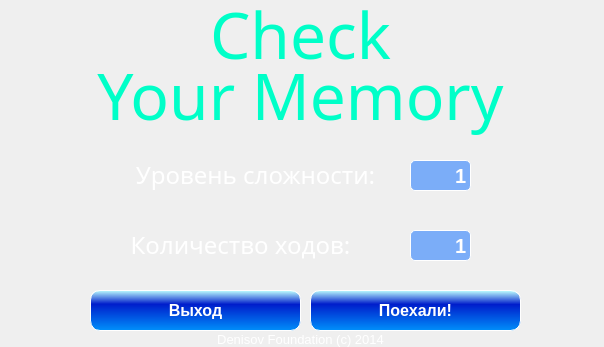
<?xml version="1.0" encoding="UTF-8"?>
<ui version="4.0">
 <class>StartForm</class>
 <widget class="QWidget" name="StartForm">
  <property name="geometry">
   <rect>
    <x>0</x>
    <y>0</y>
    <width>604</width>
    <height>347</height>
   </rect>
  </property>
  <property name="minimumSize">
   <size>
    <width>604</width>
    <height>347</height>
   </size>
  </property>
  <property name="maximumSize">
   <size>
    <width>604</width>
    <height>347</height>
   </size>
  </property>
  <property name="windowTitle">
   <string>Check Your Memory</string>
  </property>
  <property name="windowIcon">
   <iconset>
    <normaloff>images/app.ico</normaloff>images/app.ico</iconset>
  </property>
  <widget class="QLabel" name="label">
   <property name="geometry">
    <rect>
     <x>-30</x>
     <y>-90</y>
     <width>641</width>
     <height>521</height>
    </rect>
   </property>
   <property name="text">
    <string/>
   </property>
   <property name="pixmap">
    <pixmap>images/desktopwallpapers.org.ua-2725.jpg</pixmap>
   </property>
  </widget>
  <widget class="QLabel" name="label_2">
   <property name="geometry">
    <rect>
     <x>0</x>
     <y>-10</y>
     <width>601</width>
     <height>81</height>
    </rect>
   </property>
   <property name="font">
    <font>
     <family>Arial Black</family>
    </font>
   </property>
   <property name="text">
    <string>&lt;html&gt;&lt;head/&gt;&lt;body&gt;&lt;p&gt;&lt;span style=&quot; font-size:48pt; color:#00ffc8;&quot;&gt;Check&lt;/span&gt;&lt;/p&gt;&lt;/body&gt;&lt;/html&gt;</string>
   </property>
   <property name="alignment">
    <set>Qt::AlignCenter</set>
   </property>
  </widget>
  <widget class="QLabel" name="label_3">
   <property name="geometry">
    <rect>
     <x>0</x>
     <y>50</y>
     <width>601</width>
     <height>91</height>
    </rect>
   </property>
   <property name="font">
    <font>
     <family>Arial Black</family>
    </font>
   </property>
   <property name="text">
    <string>&lt;html&gt;&lt;head/&gt;&lt;body&gt;&lt;p&gt;&lt;span style=&quot; font-size:48pt; color:#00ffc8;&quot;&gt;Your Memory&lt;/span&gt;&lt;/p&gt;&lt;/body&gt;&lt;/html&gt;</string>
   </property>
   <property name="alignment">
    <set>Qt::AlignCenter</set>
   </property>
  </widget>
  <widget class="QLabel" name="label_5">
   <property name="geometry">
    <rect>
     <x>110</x>
     <y>150</y>
     <width>291</width>
     <height>51</height>
    </rect>
   </property>
   <property name="font">
    <font>
     <family>Arial Black</family>
    </font>
   </property>
   <property name="text">
    <string>&lt;html&gt;&lt;head/&gt;&lt;body&gt;&lt;p&gt;&lt;span style=&quot; font-size:18pt; color:#ffffff;&quot;&gt;Уровень сложности:&lt;/span&gt;&lt;/p&gt;&lt;/body&gt;&lt;/html&gt;</string>
   </property>
   <property name="alignment">
    <set>Qt::AlignCenter</set>
   </property>
  </widget>
  <widget class="QLineEdit" name="edDiff">
   <property name="geometry">
    <rect>
     <x>410</x>
     <y>160</y>
     <width>61</width>
     <height>31</height>
    </rect>
   </property>
   <property name="font">
    <font>
     <family>Arial</family>
     <pointsize>15</pointsize>
     <weight>75</weight>
     <italic>false</italic>
     <bold>true</bold>
    </font>
   </property>
   <property name="styleSheet">
    <string notr="true">QLineEdit {
	background-color: rgba(23, 115, 255, 137);
	border-width: 1px;
color:rgb(255, 255, 255);
	border-color: rgb(255, 255, 255);
     border-style: solid;
     border-radius: 5px;
}</string>
   </property>
   <property name="text">
    <string>1</string>
   </property>
   <property name="alignment">
    <set>Qt::AlignRight|Qt::AlignTrailing|Qt::AlignVCenter</set>
   </property>
  </widget>
  <widget class="QLineEdit" name="edCount">
   <property name="geometry">
    <rect>
     <x>410</x>
     <y>230</y>
     <width>61</width>
     <height>31</height>
    </rect>
   </property>
   <property name="font">
    <font>
     <family>Arial</family>
     <pointsize>15</pointsize>
     <weight>75</weight>
     <italic>false</italic>
     <bold>true</bold>
    </font>
   </property>
   <property name="styleSheet">
    <string notr="true">QLineEdit {
	background-color: rgba(23, 115, 255, 137);
	border-width: 1px;
color:rgb(255, 255, 255);
	border-color: rgb(255, 255, 255);
     border-style: solid;
     border-radius: 5px;
}</string>
   </property>
   <property name="text">
    <string>1</string>
   </property>
   <property name="alignment">
    <set>Qt::AlignRight|Qt::AlignTrailing|Qt::AlignVCenter</set>
   </property>
  </widget>
  <widget class="QLabel" name="label_6">
   <property name="geometry">
    <rect>
     <x>110</x>
     <y>220</y>
     <width>261</width>
     <height>51</height>
    </rect>
   </property>
   <property name="font">
    <font>
     <family>Arial Black</family>
    </font>
   </property>
   <property name="text">
    <string>&lt;html&gt;&lt;head/&gt;&lt;body&gt;&lt;p&gt;&lt;span style=&quot; font-size:18pt; color:#ffffff;&quot;&gt;Количество ходов:&lt;/span&gt;&lt;/p&gt;&lt;/body&gt;&lt;/html&gt;</string>
   </property>
   <property name="alignment">
    <set>Qt::AlignCenter</set>
   </property>
  </widget>
  <widget class="QPushButton" name="pbStart">
   <property name="geometry">
    <rect>
     <x>310</x>
     <y>290</y>
     <width>211</width>
     <height>41</height>
    </rect>
   </property>
   <property name="font">
    <font>
     <family>Arial</family>
     <pointsize>12</pointsize>
     <weight>75</weight>
     <bold>true</bold>
    </font>
   </property>
   <property name="styleSheet">
    <string notr="true">QPushButton {
	background-color:qlineargradient(spread:reflect, x1:0.515, y1:1, x2:0.528, y2:0, stop:0 rgba(0, 143, 250, 255), stop:0.655502 rgba(0, 29, 203, 255), stop:1 rgba(190, 255, 255, 255));
	color:rgb(255, 255, 255);
	border-width: 1px;
     border-style: solid;
     border-radius: 10px;
	min-width: 80px;
}

QPushButton:hover {
    background-color:qlineargradient(spread:reflect, x1:0.515, y1:1, x2:0.528, y2:0, stop:0 rgba(0, 143, 250, 255), stop:0.655502 rgba(82, 100, 203, 255), stop:1 rgba(190, 255, 255, 255));
}

QPushButton:pressed {
    background-color:qlineargradient(spread:reflect, x1:0.515, y1:1, x2:0.528, y2:0, stop:0 rgba(0, 143, 250, 255), stop:0.596154 rgba(85, 250, 255, 255), stop:1 rgba(190, 255, 255, 255));
}</string>
   </property>
   <property name="text">
    <string>Поехали!</string>
   </property>
   <property name="icon">
    <iconset>
     <normaloff>images/apply_5183.ico</normaloff>images/apply_5183.ico</iconset>
   </property>
   <property name="iconSize">
    <size>
     <width>24</width>
     <height>24</height>
    </size>
   </property>
  </widget>
  <widget class="QPushButton" name="pbExit">
   <property name="geometry">
    <rect>
     <x>90</x>
     <y>290</y>
     <width>211</width>
     <height>41</height>
    </rect>
   </property>
   <property name="font">
    <font>
     <family>Arial</family>
     <pointsize>12</pointsize>
     <weight>75</weight>
     <bold>true</bold>
    </font>
   </property>
   <property name="styleSheet">
    <string notr="true">QPushButton {
	background-color:qlineargradient(spread:reflect, x1:0.515, y1:1, x2:0.528, y2:0, stop:0 rgba(0, 143, 250, 255), stop:0.655502 rgba(0, 29, 203, 255), stop:1 rgba(190, 255, 255, 255));
	color:rgb(255, 255, 255);
	border-width: 1px;
     border-style: solid;
     border-radius: 10px;
	min-width: 80px;
}

QPushButton:hover {
    background-color:qlineargradient(spread:reflect, x1:0.515, y1:1, x2:0.528, y2:0, stop:0 rgba(0, 143, 250, 255), stop:0.655502 rgba(82, 100, 203, 255), stop:1 rgba(190, 255, 255, 255));
}

QPushButton:pressed {
    background-color:qlineargradient(spread:reflect, x1:0.515, y1:1, x2:0.528, y2:0, stop:0 rgba(0, 143, 250, 255), stop:0.596154 rgba(85, 250, 255, 255), stop:1 rgba(190, 255, 255, 255));
}</string>
   </property>
   <property name="text">
    <string>Выход</string>
   </property>
   <property name="icon">
    <iconset>
     <normaloff>images/exit.png</normaloff>images/exit.png</iconset>
   </property>
   <property name="iconSize">
    <size>
     <width>24</width>
     <height>24</height>
    </size>
   </property>
  </widget>
  <widget class="QLabel" name="label_7">
   <property name="geometry">
    <rect>
     <x>170</x>
     <y>314</y>
     <width>261</width>
     <height>51</height>
    </rect>
   </property>
   <property name="font">
    <font>
     <family>Arial</family>
     <pointsize>8</pointsize>
    </font>
   </property>
   <property name="text">
    <string>&lt;html&gt;&lt;head/&gt;&lt;body&gt;&lt;p&gt;&lt;span style=&quot; font-size:10pt; color:#ffffff;&quot;&gt;Denisov Foundation (c) 2014&lt;/span&gt;&lt;/p&gt;&lt;/body&gt;&lt;/html&gt;</string>
   </property>
   <property name="alignment">
    <set>Qt::AlignCenter</set>
   </property>
  </widget>
 </widget>
 <resources/>
 <connections/>
</ui>
